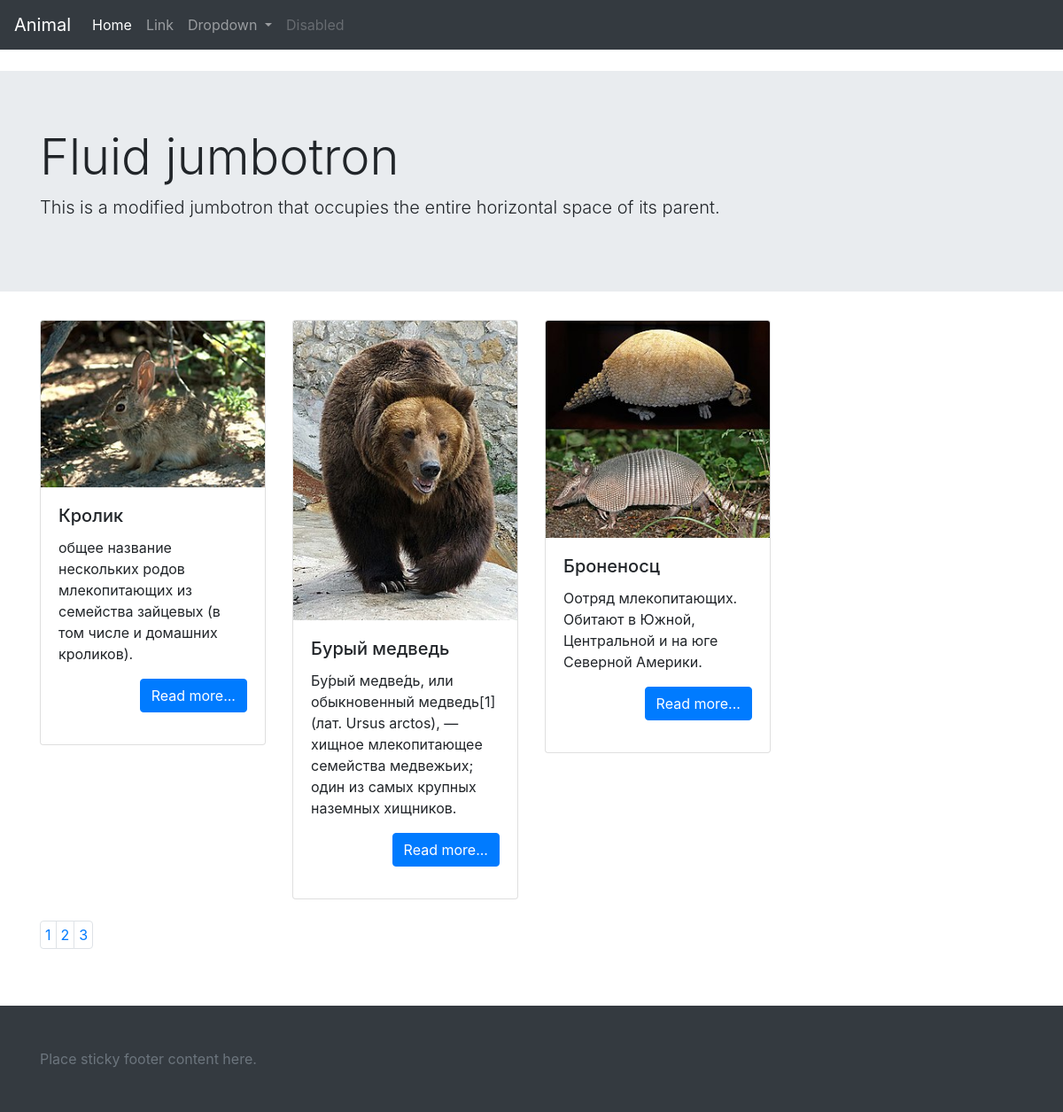
The app's page /, older data.
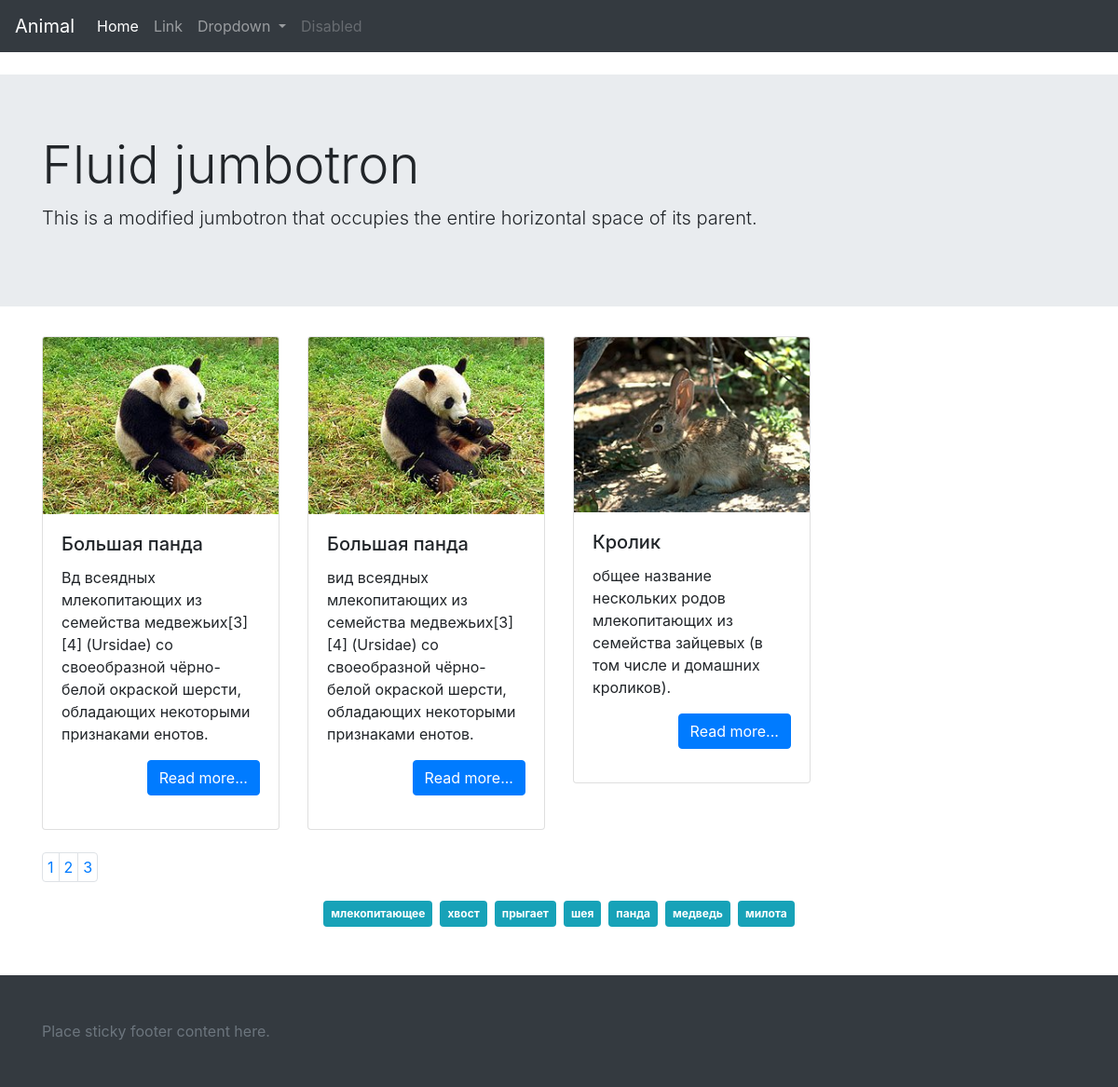
The same page, newer data.
### tables this page shows
CREATE TABLE `info` (
  `id` int(11) NOT NULL,
  `title` varchar(255) NOT NULL,
  `descr_min` text NOT NULL,
  `description` text NOT NULL,
  `image` varchar(500) DEFAULT NULL
);

### core/function.php (called while the page is built, shortened)
<?php
function selectMain($conn){
    $offset = 0;
    $sql = "SELECT * FROM info ORDER BY id DESC LIMIT 3 OFFSET ".$offset*3;
    $result = mysqli_query($conn, $sql);
    $a = array();
    if (mysqli_num_rows($result) > 0) {
        while($row = mysqli_fetch_assoc($result)) {
            $a[] = $row;
        }
    }
    return $a;
}
function paginationCount($conn){
    $sql = "SELECT * FROM info";
    $result = mysqli_query($conn, $sql);
    $result = mysqli_num_rows($result);
    return ceil($result/3);
}
function getAllTags($conn){
    $sql = "SELECT DISTINCT(tag) FROM tag";
    $result = mysqli_query($conn, $sql);
    $a = array();
    if (mysqli_num_rows($result) > 0) {
        while($row = mysqli_fetch_assoc($result)) {
            $a[] = $row['tag'];
        }
    }
    return $a;
}

### index.php (the view, shortened to what this page needs)
<?php
    require_once('template/header.php');
    $data = selectMain($conn);
    $countPage = paginationCount($conn);
    $tag = getAllTags($conn);
?>
    <div class="jumbotron jumbotron-fluid">
        <div class="container">
            <h1 class="display-4">Fluid jumbotron</h1>
            <p class="lead">This is a modified jumbotron that occupies the entire horizontal space of its parent.</p>
        </div>
    </div>
  <div class="container">
  <div class="row">
  <div class="col-lg-9">
        <div class="row">
        <?php
        $out = '';
        for ($i=0; $i < count($data); $i++){
            $out .='<div class="col-lg-4 col-md-6">';
            $out .='<div class="card">';
            $out .="<img src='/images/{$data[$i]['image']}' class='card-img-top'>";
            $out .='<div class="card-body">';
            $out .="<h5 class='card-title'>{$data[$i]['title']}</h5>";
            $out .="<p class='card-text'>{$data[$i]['descr_min']}</p>";
            $out .='<p class="text-right"><a href="/arcticle.php?id='.$data[$i]['id'].'" class="btn btn-primary">Read more...</a></p>';
            $out .='</div>';
            $out .='</div>';
            $out .='</div>';
        }
        echo $out;
        ?>
        </div>
  </div>
  <div class="col-lg-3">
  </div>
</div>
</div>
<div class="container">
<div class="row">
    <div class="col-lg-12 text-center">
        <nav class="mt-4">
            <ul class="pagination">
                <?php
                    for ($i=0; $i < $countPage; $i++){
                    $j = $i+1;
                    echo "<li class='page-item'><a href='/index.php?page={$i}' style='padding: 5px;' class='page-link'>{$j}</a></li>";
                    }
                ?>
            </ul>
        </nav>
    </div>
    <div class="col-lg-12 text-center">
        <?php
            for ($i=0; $i < count($tag); $i++){
                echo "<a href='/tag.php?tag={$tag[$i]}' style='padding: 5px;' class='badge badge-info p-2 m-1'>{$tag[$i]}</a>";
            }
        ?>
    </div>
</div>
</div>
<?php
    require_once('template/footer.php');
?>

### template/header.php (shortened to what this page needs)
<?php
require_once 'core/function.php';
?>
<!doctype html>
<html lang="en">
  <head>
    <link rel="stylesheet" href="https://stackpath.bootstrapcdn.com/bootstrap/4.3.1/css/bootstrap.min.css">
  </head>
  <body>
  <nav class="navbar navbar-expand-lg navbar-dark bg-dark mb-4">
  <a class="navbar-brand" href="/">Animal</a>
  <div class="collapse navbar-collapse" id="navbarSupportedContent">
    <ul class="navbar-nav mr-auto">
      <li class="nav-item active">
        <a class="nav-link" href="#">Home <span class="sr-only">(current)</span></a>
      </li>
      <li class="nav-item">
        <a class="nav-link" href="#">Link</a>
      </li>
      <li class="nav-item dropdown">
        <a class="nav-link dropdown-toggle" href="#" id="navbarDropdown" role="button" data-toggle="dropdown" aria-haspopup="true" aria-expanded="false">
          Dropdown
        </a>
      </li>
      <li class="nav-item">
        <a class="nav-link disabled" href="#" tabindex="-1" aria-disabled="true">Disabled</a>
      </li>
    </ul>
  </div>
</nav>

### template/footer.php (shortened to what this page needs)
<footer class="footer navbar-dark bg-dark mt-5">
      <div class="container pt-5 pb-5">
        <span class="text-muted">Place sticky footer content here.</span>
      </div>
    </footer>
  </body>
</html>

Row changes from the older to the newer data that the page shows:
no longer on this page (row unchanged): info: image (picture), title "Бурый медведь", descr_min "Бу́рый медве́дь, или обыкновенный медведь[1] (лат. Ursus arctos), — хищное млекопитающее семейства медвежьих; один из самых крупных наземных хищников."
no longer on this page (row unchanged): info: image (picture), title "Броненосц", descr_min "Оотряд млекопитающих. Обитают в Южной, Центральной и на юге Северной Америки."
added info: image (picture), title "Большая панда", descr_min "Вд всеядных млекопитающих из семейства медвежьих[3][4] (Ursidae) со своеобразной чёрно-белой окраской шерсти, обладающих некоторыми признаками енотов."
added info: image (picture), title "Большая панда", descr_min "вид всеядных млекопитающих из семейства медвежьих[3][4] (Ursidae) со своеобразной чёрно-белой окраской шерсти, обладающих некоторыми признаками енотов."
Text that changed along with them:
new list line: "млекопитающее"
new list line: "хвост"
new list line: "прыгает"
new list line: "шея"
new list line: "панда"
new list line: "медведь"
new list line: "милота"
